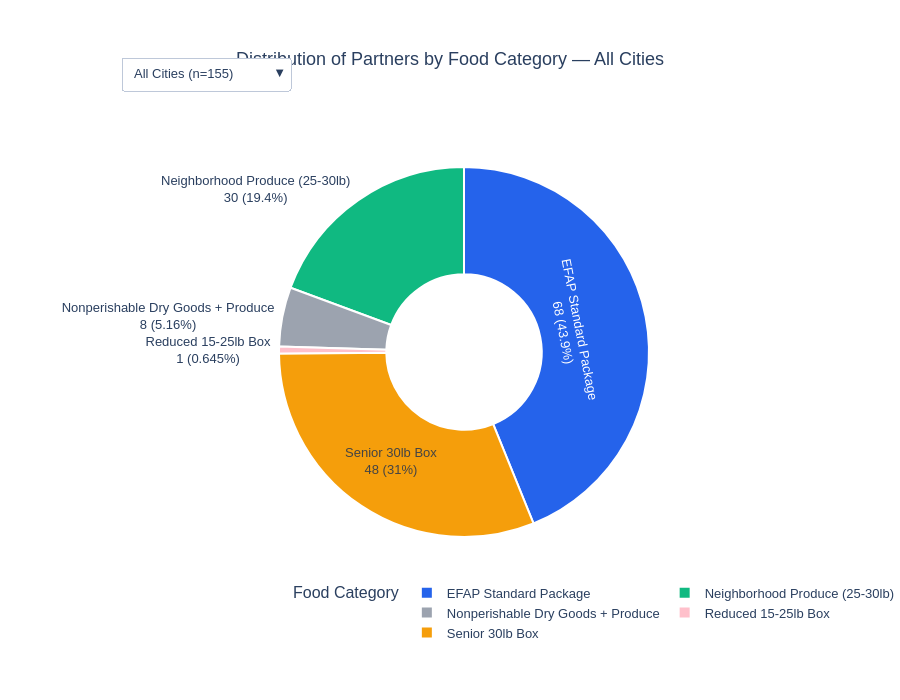

The notebook cell saved with this chart:
### Code cell
buttons = []
for i, city in enumerate(ct1.index):
    visibility = [j == i for j in range(len(ct1.index))]
    total = int(ct1.loc[city].sum())
    buttons.append(
        dict(
            label=f"{city} (n={total})",
            method="update",
            args=[
                {"visible": visibility},
                {"title.text": f"Distribution of Partners by Food Category — {city}"},  
            ],
        )
    )

fig.update_layout(
    title=dict(
        text="Distribution of Partners by Food Category — All Cities",
        x=0.5,
        xanchor="center",
        font=dict(size=18),
    ),
    updatemenus=[
        dict(
            buttons=buttons,
            direction="down",
            x=-0.35,
            xanchor="left",
            y=1.18,
            yanchor="top",
            showactive=True,
        )
    ],
    legend=dict(
        title=dict(text="Food Category"),
        orientation="h",
        y=-0.1,
    ),
    margin=dict(t=130, b=40, l=150, r=20),
    font=dict(family="Arial, sans-serif", size=13),
    height=700,   # increase overall figure height (default is 450)
)
fig.show()

### Figure 1 — Plotly figure (JSON) as saved in the notebook; plotly's stock layout.template omitted (floating-point values rounded to 4 significant figures)
{"data": [{"hole": 0.42, "hovertemplate": "%{label}<br>Count: %{value}<br>Share: %{percent}<extra></extra>", "labels": ["EFAP Standard Package", "Neighborhood Produce (25-30lb)", "Nonperishable Dry Goods + Produce", "Reduced 15-25lb Box", "Senior 30lb Box"], "marker": {"colors": ["#2563eb", "#10b981", "#9ca3af", "#FFC0CB", "#f59e0b"], "line": {"color": "white", "width": 2}}, "name": "All Cities", "sort": false, "textinfo": "label+percent", "texttemplate": "%{label}<br>%{value} (%{percent})", "type": "pie", "values": [68, 30, 8, 1, 48], "visible": true}, {"hole": 0.42, "hovertemplate": "%{label}<br>Count: %{value}<br>Share: %{percent}<extra></extra>", "labels": ["EFAP Standard Package"], "marker": {"colors": ["#2563eb"], "line": {"color": "white", "width": 2}}, "name": "Alpine", "sort": false, "textinfo": "label+percent", "texttemplate": "%{label}<br>%{value} (%{percent})", "type": "pie", "values": [1], "visible": false}, {"hole": 0.42, "hovertemplate": "%{label}<br>Count: %{value}<br>Share: %{percent}<extra></extra>", "labels": ["EFAP Standard Package"], "marker": {"colors": ["#2563eb"], "line": {"color": "white", "width": 2}}, "name": "Borrego Springs", "sort": false, "textinfo": "label+percent", "texttemplate": "%{label}<br>%{value} (%{percent})", "type": "pie", "values": [1], "visible": false}, {"hole": 0.42, "hovertemplate": "%{label}<br>Count: %{value}<br>Share: %{percent}<extra></extra>", "labels": ["EFAP Standard Package", "Neighborhood Produce (25-30lb)", "Senior 30lb Box"], "marker": {"colors": ["#2563eb", "#10b981", "#f59e0b"], "line": {"color": "white", "width": 2}}, "name": "Boulevard", "sort": false, "textinfo": "label+percent", "texttemplate": "%{label}<br>%{value} (%{percent})", "type": "pie", "values": [2, 2, 1], "visible": false}, {"hole": 0.42, "hovertemplate": "%{label}<br>Count: %{value}<br>Share: %{percent}<extra></extra>", "labels": ["Senior 30lb Box"], "marker": {"colors": ["#f59e0b"], "line": {"color": "white", "width": 2}}, "name": "Calexico", "sort": false, "textinfo": "label+percent", "texttemplate": "%{label}<br>%{value} (%{percent})", "type": "pie", "values": [1], "visible": false}, {"hole": 0.42, "hovertemplate": "%{label}<br>Count: %{value}<br>Share: %{percent}<extra></extra>", "labels": ["EFAP Standard Package", "Neighborhood Produce (25-30lb)", "Senior 30lb Box"], "marker": {"colors": ["#2563eb", "#10b981", "#f59e0b"], "line": {"color": "white", "width": 2}}, "name": "Campo", "sort": false, "textinfo": "label+percent", "texttemplate": "%{label}<br>%{value} (%{percent})", "type": "pie", "values": [1, 1, 1], "visible": false}, {"hole": 0.42, "hovertemplate": "%{label}<br>Count: %{value}<br>Share: %{percent}<extra></extra>", "labels": ["EFAP Standard Package", "Senior 30lb Box"], "marker": {"colors": ["#2563eb", "#f59e0b"], "line": {"color": "white", "width": 2}}, "name": "Carlsbad", "sort": false, "textinfo": "label+percent", "texttemplate": "%{label}<br>%{value} (%{percent})", "type": "pie", "values": [2, 1], "visible": false}, {"hole": 0.42, "hovertemplate": "%{label}<br>Count: %{value}<br>Share: %{percent}<extra></extra>", "labels": ["EFAP Standard Package", "Neighborhood Produce (25-30lb)", "Senior 30lb Box"], "marker": {"colors": ["#2563eb", "#10b981", "#f59e0b"], "line": {"color": "white", "width": 2}}, "name": "Chula Vista", "sort": false, "textinfo": "label+percent", "texttemplate": "%{label}<br>%{value} (%{percent})", "type": "pie", "values": [5, 2, 3], "visible": false}, {"hole": 0.42, "hovertemplate": "%{label}<br>Count: %{value}<br>Share: %{percent}<extra></extra>", "labels": ["Senior 30lb Box"], "marker": {"colors": ["#f59e0b"], "line": {"color": "white", "width": 2}}, "name": "Dulzura", "sort": false, "textinfo": "label+percent", "texttemplate": "%{label}<br>%{value} (%{percent})", "type": "pie", "values": [1], "visible": false}, {"hole": 0.42, "hovertemplate": "%{label}<br>Count: %{value}<br>Share: %{percent}<extra></extra>", "labels": ["EFAP Standard Package", "Senior 30lb Box"], "marker": {"colors": ["#2563eb", "#f59e0b"], "line": {"color": "white", "width": 2}}, "name": "El Cajon", "sort": false, "textinfo": "label+percent", "texttemplate": "%{label}<br>%{value} (%{percent})", "type": "pie", "values": [3, 2], "visible": false}, {"hole": 0.42, "hovertemplate": "%{label}<br>Count: %{value}<br>Share: %{percent}<extra></extra>", "labels": ["Senior 30lb Box"], "marker": {"colors": ["#f59e0b"], "line": {"color": "white", "width": 2}}, "name": "El Centro", "sort": false, "textinfo": "label+percent", "texttemplate": "%{label}<br>%{value} (%{percent})", "type": "pie", "values": [1], "visible": false}, {"hole": 0.42, "hovertemplate": "%{label}<br>Count: %{value}<br>Share: %{percent}<extra></extra>", "labels": ["EFAP Standard Package", "Neighborhood Produce (25-30lb)"], "marker": {"colors": ["#2563eb", "#10b981"], "line": {"color": "white", "width": 2}}, "name": "Encinitas", "sort": false, "textinfo": "label+percent", "texttemplate": "%{label}<br>%{value} (%{percent})", "type": "pie", "values": [1, 1], "visible": false}, {"hole": 0.42, "hovertemplate": "%{label}<br>Count: %{value}<br>Share: %{percent}<extra></extra>", "labels": ["EFAP Standard Package", "Neighborhood Produce (25-30lb)", "Nonperishable Dry Goods + Produce", "Senior 30lb Box"], "marker": {"colors": ["#2563eb", "#10b981", "#9ca3af", "#f59e0b"], "line": {"color": "white", "width": 2}}, "name": "Escondido", "sort": false, "textinfo": "label+percent", "texttemplate": "%{label}<br>%{value} (%{percent})", "type": "pie", "values": [1, 4, 3, 2], "visible": false}, {"hole": 0.42, "hovertemplate": "%{label}<br>Count: %{value}<br>Share: %{percent}<extra></extra>", "labels": ["EFAP Standard Package", "Neighborhood Produce (25-30lb)"], "marker": {"colors": ["#2563eb", "#10b981"], "line": {"color": "white", "width": 2}}, "name": "Fallbrook", "sort": false, "textinfo": "label+percent", "texttemplate": "%{label}<br>%{value} (%{percent})", "type": "pie", "values": [1, 3], "visible": false}, {"hole": 0.42, "hovertemplate": "%{label}<br>Count: %{value}<br>Share: %{percent}<extra></extra>", "labels": ["EFAP Standard Package"], "marker": {"colors": ["#2563eb"], "line": {"color": "white", "width": 2}}, "name": "Guatay", "sort": false, "textinfo": "label+percent", "texttemplate": "%{label}<br>%{value} (%{percent})", "type": "pie", "values": [1], "visible": false}, {"hole": 0.42, "hovertemplate": "%{label}<br>Count: %{value}<br>Share: %{percent}<extra></extra>", "labels": ["EFAP Standard Package"], "marker": {"colors": ["#2563eb"], "line": {"color": "white", "width": 2}}, "name": "Imperial Beach", "sort": false, "textinfo": "label+percent", "texttemplate": "%{label}<br>%{value} (%{percent})", "type": "pie", "values": [1], "visible": false}, {"hole": 0.42, "hovertemplate": "%{label}<br>Count: %{value}<br>Share: %{percent}<extra></extra>", "labels": ["EFAP Standard Package", "Senior 30lb Box"], "marker": {"colors": ["#2563eb", "#f59e0b"], "line": {"color": "white", "width": 2}}, "name": "Jacumba", "sort": false, "textinfo": "label+percent", "texttemplate": "%{label}<br>%{value} (%{percent})", "type": "pie", "values": [1, 1], "visible": false}, {"hole": 0.42, "hovertemplate": "%{label}<br>Count: %{value}<br>Share: %{percent}<extra></extra>", "labels": ["Neighborhood Produce (25-30lb)", "Nonperishable Dry Goods + Produce", "Senior 30lb Box"], "marker": {"colors": ["#10b981", "#9ca3af", "#f59e0b"], "line": {"color": "white", "width": 2}}, "name": "Jamul", "sort": false, "textinfo": "label+percent", "texttemplate": "%{label}<br>%{value} (%{percent})", "type": "pie", "values": [1, 1, 1], "visible": false}, {"hole": 0.42, "hovertemplate": "%{label}<br>Count: %{value}<br>Share: %{percent}<extra></extra>", "labels": ["EFAP Standard Package", "Nonperishable Dry Goods + Produce"], "marker": {"colors": ["#2563eb", "#9ca3af"], "line": {"color": "white", "width": 2}}, "name": "Julian", "sort": false, "textinfo": "label+percent", "texttemplate": "%{label}<br>%{value} (%{percent})", "type": "pie", "values": [1, 1], "visible": false}, {"hole": 0.42, "hovertemplate": "%{label}<br>Count: %{value}<br>Share: %{percent}<extra></extra>", "labels": ["Neighborhood Produce (25-30lb)", "Senior 30lb Box"], "marker": {"colors": ["#10b981", "#f59e0b"], "line": {"color": "white", "width": 2}}, "name": "La Mesa", "sort": false, "textinfo": "label+percent", "texttemplate": "%{label}<br>%{value} (%{percent})", "type": "pie", "values": [2, 1], "visible": false}, {"hole": 0.42, "hovertemplate": "%{label}<br>Count: %{value}<br>Share: %{percent}<extra></extra>", "labels": ["EFAP Standard Package", "Senior 30lb Box"], "marker": {"colors": ["#2563eb", "#f59e0b"], "line": {"color": "white", "width": 2}}, "name": "Lakeside", "sort": false, "textinfo": "label+percent", "texttemplate": "%{label}<br>%{value} (%{percent})", "type": "pie", "values": [2, 1], "visible": false}, {"hole": 0.42, "hovertemplate": "%{label}<br>Count: %{value}<br>Share: %{percent}<extra></extra>", "labels": ["EFAP Standard Package", "Neighborhood Produce (25-30lb)", "Senior 30lb Box"], "marker": {"colors": ["#2563eb", "#10b981", "#f59e0b"], "line": {"color": "white", "width": 2}}, "name": "Lemon Grove", "sort": false, "textinfo": "label+percent", "texttemplate": "%{label}<br>%{value} (%{percent})", "type": "pie", "values": [1, 2, 1], "visible": false}, {"hole": 0.42, "hovertemplate": "%{label}<br>Count: %{value}<br>Share: %{percent}<extra></extra>", "labels": ["EFAP Standard Package", "Senior 30lb Box"], "marker": {"colors": ["#2563eb", "#f59e0b"], "line": {"color": "white", "width": 2}}, "name": "National City", "sort": false, "textinfo": "label+percent", "texttemplate": "%{label}<br>%{value} (%{percent})", "type": "pie", "values": [1, 3], "visible": false}, {"hole": 0.42, "hovertemplate": "%{label}<br>Count: %{value}<br>Share: %{percent}<extra></extra>", "labels": ["EFAP Standard Package"], "marker": {"colors": ["#2563eb"], "line": {"color": "white", "width": 2}}, "name": "Nestor", "sort": false, "textinfo": "label+percent", "texttemplate": "%{label}<br>%{value} (%{percent})", "type": "pie", "values": [1], "visible": false}, {"hole": 0.42, "hovertemplate": "%{label}<br>Count: %{value}<br>Share: %{percent}<extra></extra>", "labels": ["EFAP Standard Package", "Neighborhood Produce (25-30lb)", "Senior 30lb Box"], "marker": {"colors": ["#2563eb", "#10b981", "#f59e0b"], "line": {"color": "white", "width": 2}}, "name": "Oceanside", "sort": false, "textinfo": "label+percent", "texttemplate": "%{label}<br>%{value} (%{percent})", "type": "pie", "values": [1, 1, 2], "visible": false}, {"hole": 0.42, "hovertemplate": "%{label}<br>Count: %{value}<br>Share: %{percent}<extra></extra>", "labels": ["Neighborhood Produce (25-30lb)"], "marker": {"colors": ["#10b981"], "line": {"color": "white", "width": 2}}, "name": "Pauma Valley", "sort": false, "textinfo": "label+percent", "texttemplate": "%{label}<br>%{value} (%{percent})", "type": "pie", "values": [1], "visible": false}, {"hole": 0.42, "hovertemplate": "%{label}<br>Count: %{value}<br>Share: %{percent}<extra></extra>", "labels": ["EFAP Standard Package", "Neighborhood Produce (25-30lb)", "Senior 30lb Box"], "marker": {"colors": ["#2563eb", "#10b981", "#f59e0b"], "line": {"color": "white", "width": 2}}, "name": "Potrero", "sort": false, "textinfo": "label+percent", "texttemplate": "%{label}<br>%{value} (%{percent})", "type": "pie", "values": [1, 1, 1], "visible": false}, {"hole": 0.42, "hovertemplate": "%{label}<br>Count: %{value}<br>Share: %{percent}<extra></extra>", "labels": ["EFAP Standard Package", "Neighborhood Produce (25-30lb)", "Senior 30lb Box"], "marker": {"colors": ["#2563eb", "#10b981", "#f59e0b"], "line": {"color": "white", "width": 2}}, "name": "Poway", "sort": false, "textinfo": "label+percent", "texttemplate": "%{label}<br>%{value} (%{percent})", "type": "pie", "values": [2, 1, 1], "visible": false}, {"hole": 0.42, "hovertemplate": "%{label}<br>Count: %{value}<br>Share: %{percent}<extra></extra>", "labels": ["EFAP Standard Package", "Nonperishable Dry Goods + Produce", "Reduced 15-25lb Box", "Senior 30lb Box"], "marker": {"colors": ["#2563eb", "#9ca3af", "#FFC0CB", "#f59e0b"], "line": {"color": "white", "width": 2}}, "name": "Ramona", "sort": false, "textinfo": "label+percent", "texttemplate": "%{label}<br>%{value} (%{percent})", "type": "pie", "values": [1, 1, 1, 1], "visible": false}, {"hole": 0.42, "hovertemplate": "%{label}<br>Count: %{value}<br>Share: %{percent}<extra></extra>", "labels": ["EFAP Standard Package", "Neighborhood Produce (25-30lb)", "Nonperishable Dry Goods + Produce", "Senior 30lb Box"], "marker": {"colors": ["#2563eb", "#10b981", "#9ca3af", "#f59e0b"], "line": {"color": "white", "width": 2}}, "name": "San Diego", "sort": false, "textinfo": "label+percent", "texttemplate": "%{label}<br>%{value} (%{percent})", "type": "pie", "values": [28, 4, 1, 14], "visible": false}, {"hole": 0.42, "hovertemplate": "%{label}<br>Count: %{value}<br>Share: %{percent}<extra></extra>", "labels": ["EFAP Standard Package", "Neighborhood Produce (25-30lb)", "Senior 30lb Box"], "marker": {"colors": ["#2563eb", "#10b981", "#f59e0b"], "line": {"color": "white", "width": 2}}, "name": "San Marcos", "sort": false, "textinfo": "label+percent", "texttemplate": "%{label}<br>%{value} (%{percent})", "type": "pie", "values": [1, 1, 2], "visible": false}, {"hole": 0.42, "hovertemplate": "%{label}<br>Count: %{value}<br>Share: %{percent}<extra></extra>", "labels": ["Neighborhood Produce (25-30lb)", "Senior 30lb Box"], "marker": {"colors": ["#10b981", "#f59e0b"], "line": {"color": "white", "width": 2}}, "name": "San Ysidro", "sort": false, "textinfo": "label+percent", "texttemplate": "%{label}<br>%{value} (%{percent})", "type": "pie", "values": [1, 1], "visible": false}, {"hole": 0.42, "hovertemplate": "%{label}<br>Count: %{value}<br>Share: %{percent}<extra></extra>", "labels": ["EFAP Standard Package", "Senior 30lb Box"], "marker": {"colors": ["#2563eb", "#f59e0b"], "line": {"color": "white", "width": 2}}, "name": "Santee", "sort": false, "textinfo": "label+percent", "texttemplate": "%{label}<br>%{value} (%{percent})", "type": "pie", "values": [1, 1], "visible": false}, {"hole": 0.42, "hovertemplate": "%{label}<br>Count: %{value}<br>Share: %{percent}<extra></extra>", "labels": ["EFAP Standard Package", "Neighborhood Produce (25-30lb)", "Senior 30lb Box"], "marker": {"colors": ["#2563eb", "#10b981", "#f59e0b"], "line": {"color": "white", "width": 2}}, "name": "Spring Valley", "sort": false, "textinfo": "label+percent", "texttemplate": "%{label}<br>%{value} (%{percent})", "type": "pie", "values": [3, 2, 1], "visible": false}, {"hole": 0.42, "hovertemplate": "%{label}<br>Count: %{value}<br>Share: %{percent}<extra></extra>", "labels": ["EFAP Standard Package"], "marker": {"colors": ["#2563eb"], "line": {"color": "white", "width": 2}}, "name": "Valley Center", "sort": false, "textinfo": "label+percent", "texttemplate": "%{label}<br>%{value} (%{percent})", "type": "pie", "values": [1], "visible": false}, {"hole": 0.42, "hovertemplate": "%{label}<br>Count: %{value}<br>Share: %{percent}<extra></extra>", "labels": ["EFAP Standard Package", "Nonperishable Dry Goods + Produce", "Senior 30lb Box"], "marker": {"colors": ["#2563eb", "#9ca3af", "#f59e0b"], "line": {"color": "white", "width": 2}}, "name": "Vista", "sort": false, "textinfo": "label+percent", "texttemplate": "%{label}<br>%{value} (%{percent})", "type": "pie", "values": [1, 1, 3], "visible": false}, {"hole": 0.42, "hovertemplate": "%{label}<br>Count: %{value}<br>Share: %{percent}<extra></extra>", "labels": ["EFAP Standard Package"], "marker": {"colors": ["#2563eb"], "line": {"color": "white", "width": 2}}, "name": "Warner Springs", "sort": false, "textinfo": "label+percent", "texttemplate": "%{label}<br>%{value} (%{percent})", "type": "pie", "values": [1], "visible": false}], "layout": {"font": {"family": "Arial, sans-serif", "size": 13}, "height": 700, "legend": {"orientation": "h", "title": {"text": "Food Category"}, "y": -0.1}, "margin": {"b": 40, "l": 150, "r": 20, "t": 130}, "title": {"font": {"size": 18}, "text": "Distribution of Partners by Food Category — All Cities", "x": 0.5, "xanchor": "center"}, "updatemenus": [{"buttons": [{"args": [{"visible": [true, false, false, false, false, false, false, false, false, false, false, false, false, false, false, false, false, false, false, false, false, false, false, false, false, false, false, false, false, false, false, false, false, false, false, false, false]}, {"title.text": "Distribution of Partners by Food Category — All Cities"}], "label": "All Cities (n=155)", "method": "update"}, {"args": [{"visible": [false, true, false, false, false, false, false, false, false, false, false, false, false, false, false, false, false, false, false, false, false, false, false, false, false, false, false, false, false, false, false, false, false, false, false, false, false]}, {"title.text": "Distribution of Partners by Food Category — Alpine"}], "label": "Alpine (n=1)", "method": "update"}, {"args": [{"visible": [false, false, true, false, false, false, false, false, false, false, false, false, false, false, false, false, false, false, false, false, false, false, false, false, false, false, false, false, false, false, false, false, false, false, false, false, false]}, {"title.text": "Distribution of Partners by Food Category — Borrego Springs"}], "label": "Borrego Springs (n=1)", "method": "update"}, {"args": [{"visible": [false, false, false, true, false, false, false, false, false, false, false, false, false, false, false, false, false, false, false, false, false, false, false, false, false, false, false, false, false, false, false, false, false, false, false, false, false]}, {"title.text": "Distribution of Partners by Food Category — Boulevard"}], "label": "Boulevard (n=5)", "method": "update"}, {"args": [{"visible": [false, false, false, false, true, false, false, false, false, false, false, false, false, false, false, false, false, false, false, false, false, false, false, false, false, false, false, false, false, false, false, false, false, false, false, false, false]}, {"title.text": "Distribution of Partners by Food Category — Calexico"}], "label": "Calexico (n=1)", "method": "update"}, {"args": [{"visible": [false, false, false, false, false, true, false, false, false, false, false, false, false, false, false, false, false, false, false, false, false, false, false, false, false, false, false, false, false, false, false, false, false, false, false, false, false]}, {"title.text": "Distribution of Partners by Food Category — Campo"}], "label": "Campo (n=3)", "method": "update"}, {"args": [{"visible": [false, false, false, false, false, false, true, false, false, false, false, false, false, false, false, false, false, false, false, false, false, false, false, false, false, false, false, false, false, false, false, false, false, false, false, false, false]}, {"title.text": "Distribution of Partners by Food Category — Carlsbad"}], "label": "Carlsbad (n=3)", "method": "update"}, {"args": [{"visible": [false, false, false, false, false, false, false, true, false, false, false, false, false, false, false, false, false, false, false, false, false, false, false, false, false, false, false, false, false, false, false, false, false, false, false, false, false]}, {"title.text": "Distribution of Partners by Food Category — Chula Vista"}], "label": "Chula Vista (n=10)", "method": "update"}, {"args": [{"visible": [false, false, false, false, false, false, false, false, true, false, false, false, false, false, false, false, false, false, false, false, false, false, false, false, false, false, false, false, false, false, false, false, false, false, false, false, false]}, {"title.text": "Distribution of Partners by Food Category — Dulzura"}], "label": "Dulzura (n=1)", "method": "update"}, {"args": [{"visible": [false, false, false, false, false, false, false, false, false, true, false, false, false, false, false, false, false, false, false, false, false, false, false, false, false, false, false, false, false, false, false, false, false, false, false, false, false]}, {"title.text": "Distribution of Partners by Food Category — El Cajon"}], "label": "El Cajon (n=5)", "method": "update"}, {"args": [{"visible": [false, false, false, false, false, false, false, false, false, false, true, false, false, false, false, false, false, false, false, false, false, false, false, false, false, false, false, false, false, false, false, false, false, false, false, false, false]}, {"title.text": "Distribution of Partners by Food Category — El Centro"}], "label": "El Centro (n=1)", "method": "update"}, {"args": [{"visible": [false, false, false, false, false, false, false, false, false, false, false, true, false, false, false, false, false, false, false, false, false, false, false, false, false, false, false, false, false, false, false, false, false, false, false, false, false]}, {"title.text": "Distribution of Partners by Food Category — Encinitas"}], "label": "Encinitas (n=2)", "method": "update"}, {"args": [{"visible": [false, false, false, false, false, false, false, false, false, false, false, false, true, false, false, false, false, false, false, false, false, false, false, false, false, false, false, false, false, false, false, false, false, false, false, false, false]}, {"title.text": "Distribution of Partners by Food Category — Escondido"}], "label": "Escondido (n=10)", "method": "update"}, {"args": [{"visible": [false, false, false, false, false, false, false, false, false, false, false, false, false, true, false, false, false, false, false, false, false, false, false, false, false, false, false, false, false, false, false, false, false, false, false, false, false]}, {"title.text": "Distribution of Partners by Food Category — Fallbrook"}], "label": "Fallbrook (n=4)", "method": "update"}, {"args": [{"visible": [false, false, false, false, false, false, false, false, false, false, false, false, false, false, true, false, false, false, false, false, false, false, false, false, false, false, false, false, false, false, false, false, false, false, false, false, false]}, {"title.text": "Distribution of Partners by Food Category — Guatay"}], "label": "Guatay (n=1)", "method": "update"}, {"args": [{"visible": [false, false, false, false, false, false, false, false, false, false, false, false, false, false, false, true, false, false, false, false, false, false, false, false, false, false, false, false, false, false, false, false, false, false, false, false, false]}, {"title.text": "Distribution of Partners by Food Category — Imperial Beach"}], "label": "Imperial Beach (n=1)", "method": "update"}, {"args": [{"visible": [false, false, false, false, false, false, false, false, false, false, false, false, false, false, false, false, true, false, false, false, false, false, false, false, false, false, false, false, false, false, false, false, false, false, false, false, false]}, {"title.text": "Distribution of Partners by Food Category — Jacumba"}], "label": "Jacumba (n=2)", "method": "update"}, {"args": [{"visible": [false, false, false, false, false, false, false, false, false, false, false, false, false, false, false, false, false, true, false, false, false, false, false, false, false, false, false, false, false, false, false, false, false, false, false, false, false]}, {"title.text": "Distribution of Partners by Food Category — Jamul"}], "label": "Jamul (n=3)", "method": "update"}, {"args": [{"visible": [false, false, false, false, false, false, false, false, false, false, false, false, false, false, false, false, false, false, true, false, false, false, false, false, false, false, false, false, false, false, false, false, false, false, false, false, false]}, {"title.text": "Distribution of Partners by Food Category — Julian"}], "label": "Julian (n=2)", "method": "update"}, {"args": [{"visible": [false, false, false, false, false, false, false, false, false, false, false, false, false, false, false, false, false, false, false, true, false, false, false, false, false, false, false, false, false, false, false, false, false, false, false, false, false]}, {"title.text": "Distribution of Partners by Food Category — La Mesa"}], "label": "La Mesa (n=3)", "method": "update"}, {"args": [{"visible": [false, false, false, false, false, false, false, false, false, false, false, false, false, false, false, false, false, false, false, false, true, false, false, false, false, false, false, false, false, false, false, false, false, false, false, false, false]}, {"title.text": "Distribution of Partners by Food Category — Lakeside"}], "label": "Lakeside (n=3)", "method": "update"}, {"args": [{"visible": [false, false, false, false, false, false, false, false, false, false, false, false, false, false, false, false, false, false, false, false, false, true, false, false, false, false, false, false, false, false, false, false, false, false, false, false, false]}, {"title.text": "Distribution of Partners by Food Category — Lemon Grove"}], "label": "Lemon Grove (n=4)", "method": "update"}, {"args": [{"visible": [false, false, false, false, false, false, false, false, false, false, false, false, false, false, false, false, false, false, false, false, false, false, true, false, false, false, false, false, false, false, false, false, false, false, false, false, false]}, {"title.text": "Distribution of Partners by Food Category — National City"}], "label": "National City (n=4)", "method": "update"}, {"args": [{"visible": [false, false, false, false, false, false, false, false, false, false, false, false, false, false, false, false, false, false, false, false, false, false, false, true, false, false, false, false, false, false, false, false, false, false, false, false, false]}, {"title.text": "Distribution of Partners by Food Category — Nestor"}], "label": "Nestor (n=1)", "method": "update"}, {"args": [{"visible": [false, false, false, false, false, false, false, false, false, false, false, false, false, false, false, false, false, false, false, false, false, false, false, false, true, false, false, false, false, false, false, false, false, false, false, false, false]}, {"title.text": "Distribution of Partners by Food Category — Oceanside"}], "label": "Oceanside (n=4)", "method": "update"}, {"args": [{"visible": [false, false, false, false, false, false, false, false, false, false, false, false, false, false, false, false, false, false, false, false, false, false, false, false, false, true, false, false, false, false, false, false, false, false, false, false, false]}, {"title.text": "Distribution of Partners by Food Category — Pauma Valley"}], "label": "Pauma Valley (n=1)", "method": "update"}, {"args": [{"visible": [false, false, false, false, false, false, false, false, false, false, false, false, false, false, false, false, false, false, false, false, false, false, false, false, false, false, true, false, false, false, false, false, false, false, false, false, false]}, {"title.text": "Distribution of Partners by Food Category — Potrero"}], "label": "Potrero (n=3)", "method": "update"}, {"args": [{"visible": [false, false, false, false, false, false, false, false, false, false, false, false, false, false, false, false, false, false, false, false, false, false, false, false, false, false, false, true, false, false, false, false, false, false, false, false, false]}, {"title.text": "Distribution of Partners by Food Category — Poway"}], "label": "Poway (n=4)", "method": "update"}, {"args": [{"visible": [false, false, false, false, false, false, false, false, false, false, false, false, false, false, false, false, false, false, false, false, false, false, false, false, false, false, false, false, true, false, false, false, false, false, false, false, false]}, {"title.text": "Distribution of Partners by Food Category — Ramona"}], "label": "Ramona (n=4)", "method": "update"}, {"args": [{"visible": [false, false, false, false, false, false, false, false, false, false, false, false, false, false, false, false, false, false, false, false, false, false, false, false, false, false, false, false, false, true, false, false, false, false, false, false, false]}, {"title.text": "Distribution of Partners by Food Category — San Diego"}], "label": "San Diego (n=47)", "method": "update"}, {"args": [{"visible": [false, false, false, false, false, false, false, false, false, false, false, false, false, false, false, false, false, false, false, false, false, false, false, false, false, false, false, false, false, false, true, false, false, false, false, false, false]}, {"title.text": "Distribution of Partners by Food Category — San Marcos"}], "label": "San Marcos (n=4)", "method": "update"}, {"args": [{"visible": [false, false, false, false, false, false, false, false, false, false, false, false, false, false, false, false, false, false, false, false, false, false, false, false, false, false, false, false, false, false, false, true, false, false, false, false, false]}, {"title.text": "Distribution of Partners by Food Category — San Ysidro"}], "label": "San Ysidro (n=2)", "method": "update"}, {"args": [{"visible": [false, false, false, false, false, false, false, false, false, false, false, false, false, false, false, false, false, false, false, false, false, false, false, false, false, false, false, false, false, false, false, false, true, false, false, false, false]}, {"title.text": "Distribution of Partners by Food Category — Santee"}], "label": "Santee (n=2)", "method": "update"}, {"args": [{"visible": [false, false, false, false, false, false, false, false, false, false, false, false, false, false, false, false, false, false, false, false, false, false, false, false, false, false, false, false, false, false, false, false, false, true, false, false, false]}, {"title.text": "Distribution of Partners by Food Category — Spring Valley"}], "label": "Spring Valley (n=6)", "method": "update"}, {"args": [{"visible": [false, false, false, false, false, false, false, false, false, false, false, false, false, false, false, false, false, false, false, false, false, false, false, false, false, false, false, false, false, false, false, false, false, false, true, false, false]}, {"title.text": "Distribution of Partners by Food Category — Valley Center"}], "label": "Valley Center (n=1)", "method": "update"}, {"args": [{"visible": [false, false, false, false, false, false, false, false, false, false, false, false, false, false, false, false, false, false, false, false, false, false, false, false, false, false, false, false, false, false, false, false, false, false, false, true, false]}, {"title.text": "Distribution of Partners by Food Category — Vista"}], "label": "Vista (n=5)", "method": "update"}, {"args": [{"visible": [false, false, false, false, false, false, false, false, false, false, false, false, false, false, false, false, false, false, false, false, false, false, false, false, false, false, false, false, false, false, false, false, false, false, false, false, true]}, {"title.text": "Distribution of Partners by Food Category — Warner Springs"}], "label": "Warner Springs (n=1)", "method": "update"}], "direction": "down", "showactive": true, "x": -0.35, "xanchor": "left", "y": 1.18, "yanchor": "top"}]}}
